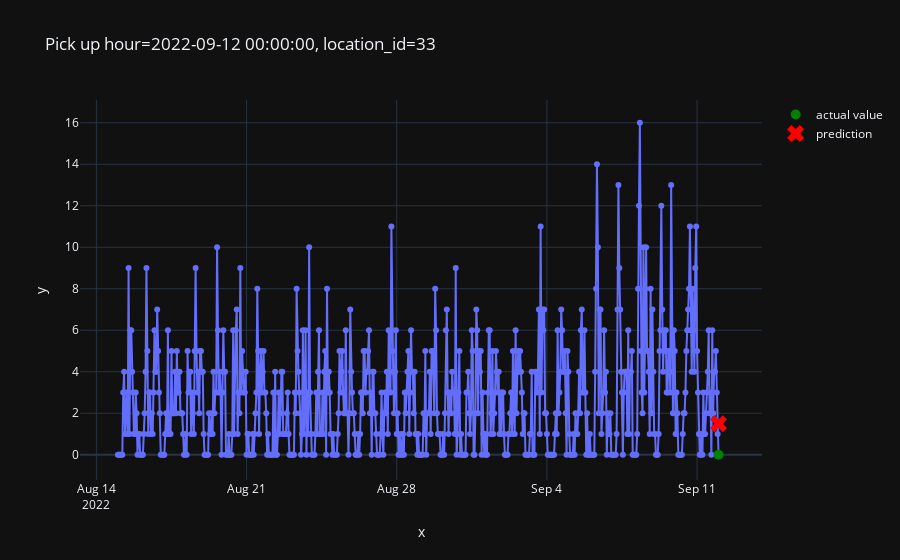

Here is the notebook cell this chart was saved with:
### Code cell
plot_one_sample(
    features=X_test,
    targets=y_test,
    example_id=4999,
    predictions=pd.Series(predictions)
)

### Figure 1 — Plotly figure (JSON) as saved in the notebook; plotly's stock layout.template omitted (floating-point values rounded to 4 significant figures; data arrays with more than 128 entries replaced by an {"elided": "..."} marker saying what was removed)
{"data": [{"hovertemplate": "x=%{x}<br>y=%{y}<extra></extra>", "legendgroup": "", "line": {"color": "#636efa", "dash": "solid"}, "marker": {"symbol": "circle"}, "mode": "markers+lines", "name": "", "orientation": "v", "showlegend": false, "type": "scatter", "x": {"elided": "673 str values"}, "xaxis": "x", "y": {"elided": "673 int values"}, "yaxis": "y"}, {"line": {"color": "green"}, "marker": {"size": 10}, "mode": "markers", "name": "actual value", "type": "scatter", "x": ["2022-09-12T00:00:00"], "y": [0]}, {"line": {"color": "red"}, "marker": {"size": 15, "symbol": "x"}, "mode": "markers", "name": "prediction", "type": "scatter", "x": ["2022-09-12T00:00:00"], "y": [1.489]}], "layout": {"legend": {"tracegroupgap": 0}, "title": {"text": "Pick up hour=2022-09-12 00:00:00, location_id=33"}, "xaxis": {"anchor": "y", "domain": [0, 1], "title": {"text": "x"}}, "yaxis": {"anchor": "x", "domain": [0, 1], "title": {"text": "y"}}}}
